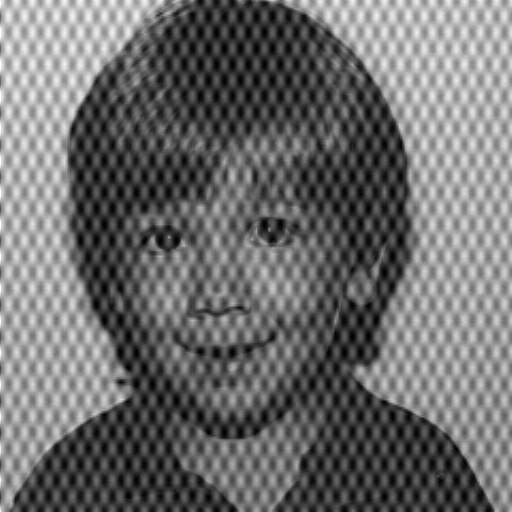
%> input picture boy_noisy.gif, 512 x 512 px
$ octave q1_b.m   (GNU Octave 9; MATLAB toolbox functions it lacks are replaced by stand-ins)
%> lines starting %> are read from the running program, lines starting %| are printed output that depends on the picture
%% Question 1(b)
[img cmap] = imread("boy_noisy.gif", 'Frames', 'all');
%> img is the input picture: size 512x512 uint8; min 0, max 255, mean 109.4
%> cmap = 256 rows, first 12: [0 0 0; 0.00392 0.00392 0.00392; 0.00784 0.00784 0.00784; 0.0118 0.0118 0.0118; 0.0157 0.0157 0.0157; 0.0196 0.0196 0.0196; 0.0235 0.0235 0.0235; 0.0275 0.0275 0.0275; 0.0314 0.0314 0.0314; 0.0353 0.0353 0.0353; 0.0392 0.0392 0.0392; 0.0431 0.0431 0.0431]

s1 = 512*512;
sort_m = zeros(1, s1);
Y = fft2(img);
abs_Y = abs(Y);
k = 1;
for i=1:512
    for j=1:512
        sort_m(k) = abs_Y(i, j);
        % trial and error
        if abs_Y(i, j) > 2000000
            Y(i, j) = 0;
        end
        k = k + 1;
    end
end
%> after the loop, k = 262145
% only to investigate the magnitudes
sorted = sort(sort_m, "descend");
Z = ifft2(Y);
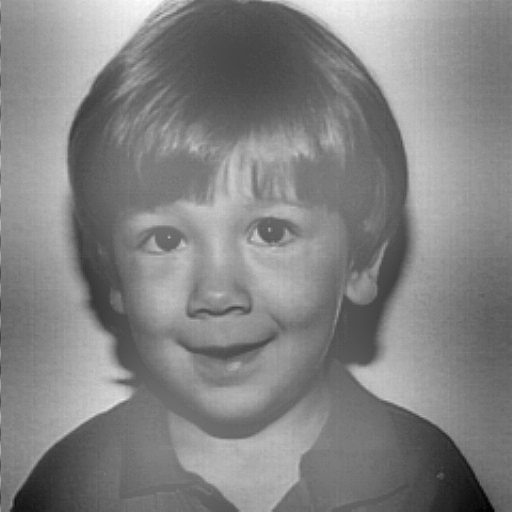
%> Z: size 512x512 double; min -132.4, max 124.6, mean 0; drawn with min black and max white

tiledlayout(1, 2);
nexttile
imshow(img, cmap)
title("Noisy Image")
nexttile
% increasing brightness in the image
Z = Z + 60;
imshow(Z, cmap)
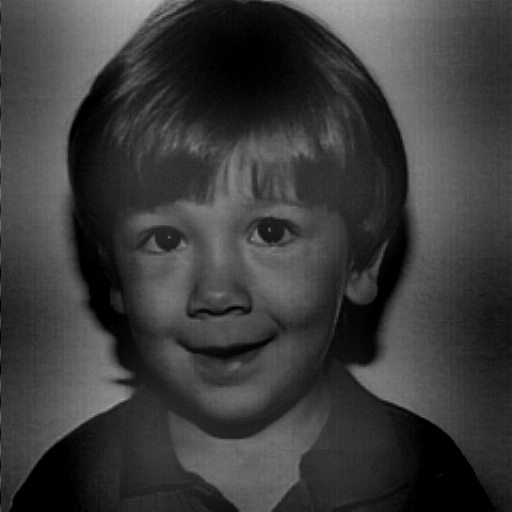
%> displayed picture: size 512x512x3, on the screen's scale of 0 to 255; min 0, max 183, mean 59.2
title("Image after De-Noising")
